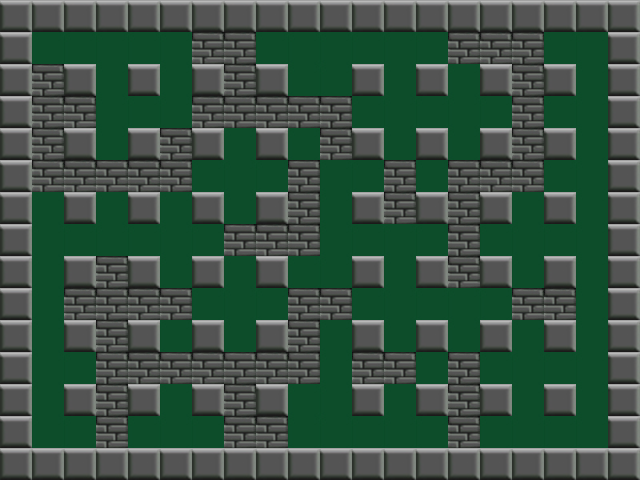

A level layout from a 2D game, rendered from its tile map. Below: a short description, then the map file with tile-grid data replaced by summaries:
An orthogonal 20x15 tile map with 32x32 px tiles, 3 tile layers (Background, Blocks, Walls) and 5 objects (4x enemy, player).

<map version="1.0" orientation="orthogonal" width="20" height="15" tilewidth="32" tileheight="32">
 <tileset firstgid="1" name="tileset" tilewidth="32" tileheight="32">
  <image source="../tileset.png" width="64" height="64" />
  <tile id="0">
   <properties>
    <property name="isWall" value="true" />
   </properties>
  </tile>
  <tile id="1">
   <properties>
    <property name="isWall" value="true" />
   </properties>
  </tile>
 </tileset>
 <layer name="Background" width="20" height="15">
  <data>[300 cells, 186 non-empty, 1 distinct tile ids]</data>
 </layer>
 <layer name="Blocks" width="20" height="15">
  <properties>
   <property name="destroyable" value="false" />
  </properties>
  <data>[300 cells, 114 non-empty, 1 distinct tile ids]</data>
 </layer>
 <layer name="Walls" width="20" height="15">
  <data>[300 cells, 66 non-empty, 1 distinct tile ids]</data>
 </layer>
 <objectgroup name="Objects" width="20" height="15">
  <object name="player" type="player" x="32" y="32" width="32" height="32">
   <polygon points="0,0 32,0 32,32 0,32 0,0" />
  </object>
  <object type="enemy" x="256" y="32" width="32" height="32" />
  <object type="enemy" x="224" y="160" width="32" height="32" />
  <object type="enemy" x="320" y="352" width="32" height="32" />
  <object type="enemy" x="512" y="224" width="32" height="32" />
 </objectgroup>
</map>
